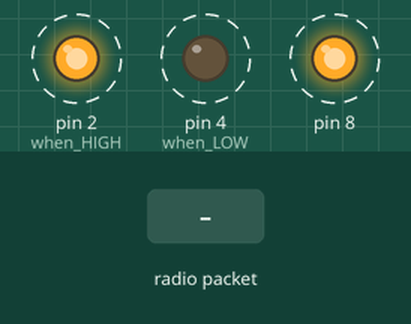
Bench run of a sketch on a simulated Arduino Uno, built with avr-gcc and run on an emulated ATmega328P. On the bench: output pins drawn as LEDs (lit = HIGH). Dashed ring = blinking. The test bench sets the inputs (shaded band). No radio packets arrive unless stated; what the sketch prints to the serial monitor is not drawn.

Above: at 0.6 s.
1.3 s: radio packet "1" arrives
Timing chart, 0 to 10.3 s (numbered marks = the images above; inputs shaded):
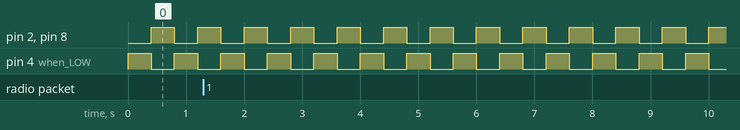

Measured:
- by itself, pin 2 (when_HIGH), pin 4 (when_LOW), pin 8: alternates HIGH for 0.40 s and LOW for 0.40 s

The sketch:

RF_1_Tx___Rx.ino
```cpp
#include <VirtualWire.h>
// Receiver.
bool flag =1;
void setup()
{
 Serial.begin(9600);
  pinMode(8, OUTPUT);
  digitalWrite(8, LOW);

  pinMode(2, OUTPUT); //when HIGH =>> RX
  pinMode(4, OUTPUT); //when LOW =>>  RX

 Serial.println("setup");
 vw_setup(2000); // Bits per sec
 vw_rx_start(); // Start the receiver PLL running
}
void loop()
{

  if(flag==1){

    //RX
    digitalWrite(8, LOW);
    digitalWrite(4, HIGH);
    digitalWrite(2, LOW);
  }
  else if(flag==0){
    //TX
    digitalWrite(8, HIGH);
    digitalWrite(2, HIGH);
    digitalWrite(4, LOW);
  }

 uint8_t buf[VW_MAX_MESSAGE_LEN];
 uint8_t buflen = VW_MAX_MESSAGE_LEN;
 if (vw_get_message(buf, &buflen)) // Non-blocking
 {
int i;
// Message with a good checksum received, dump HEX
Serial.print("Got: ");
for (i = 0; i < buflen; i++)
{
 Serial.print(buf[i], HEX);
 Serial.print(" ");
}
Serial.println("");

 }
 delay(400);
 flag =!flag;

}
```
